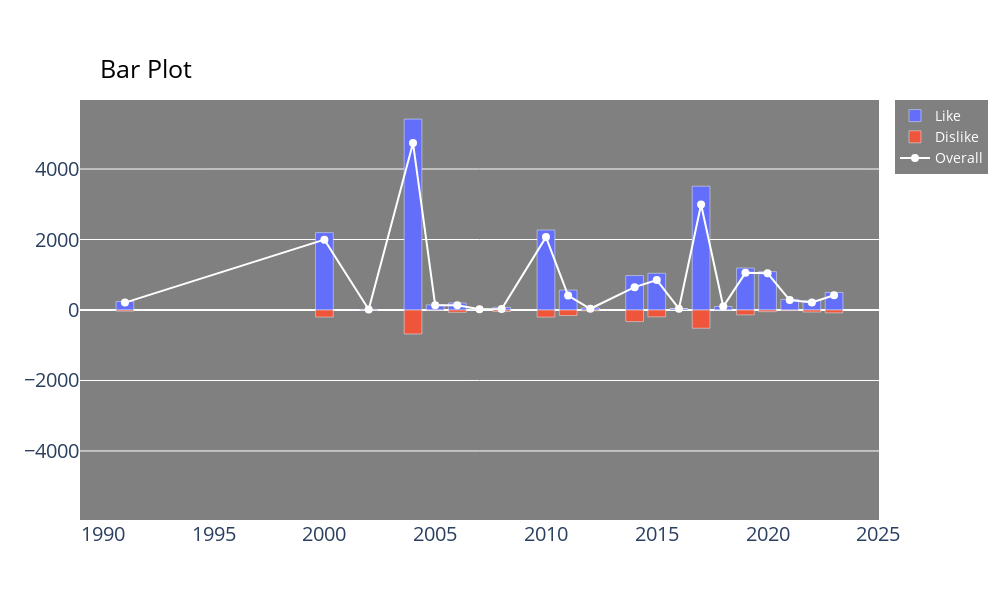

Write notebook code for a chart like this one.
### Code cell
# 긍부정 트랜드
df_sentiment = df_result.copy()
df_sentiment.Like = df_sentiment.Like.apply(lambda x: 1 if x > 0 else 0)
df_sentiment.Dislike = df_sentiment.Dislike.apply(lambda x: -1 if x > 0 else 0)
df_sent_time = df_sentiment.groupby('Opening')[['Like', 'Dislike']].sum()
plot_bar(df_sent_time, summation=True, save_local=False)

### Figure 1 — Plotly figure (JSON) as saved in the notebook; plotly's stock layout.template omitted (floating-point values rounded to 4 significant figures)
{"data": [{"name": "Like", "type": "bar", "x": [1991, 2000, 2002, 2004, 2005, 2006, 2007, 2008, 2010, 2011, 2012, 2014, 2015, 2016, 2017, 2018, 2019, 2020, 2021, 2022, 2023], "y": [241, 2196, 19, 5417, 146, 198, 19, 73, 2270, 564, 57, 977, 1042, 36, 3513, 99, 1191, 1089, 299, 272, 498]}, {"name": "Dislike", "type": "bar", "x": [1991, 2000, 2002, 2004, 2005, 2006, 2007, 2008, 2010, 2011, 2012, 2014, 2015, 2016, 2017, 2018, 2019, 2020, 2021, 2022, 2023], "y": [-31, -200, -5, -680, -8, -66, 0, -43, -202, -156, -22, -329, -194, 0, -518, -2, -137, -47, -16, -58, -80]}, {"marker": {"color": "white", "size": 8}, "mode": "lines+markers", "name": "Overall", "type": "scatter", "x": [1991, 2000, 2002, 2004, 2005, 2006, 2007, 2008, 2010, 2011, 2012, 2014, 2015, 2016, 2017, 2018, 2019, 2020, 2021, 2022, 2023], "y": [210, 1996, 14, 4737, 138, 132, 19, 30, 2068, 408, 35, 648, 848, 36, 2995, 97, 1054, 1042, 283, 214, 418]}], "layout": {"barmode": "relative", "font": {"size": 20}, "height": 600, "legend": {"bgcolor": "grey", "font": {"color": "white", "size": 14}}, "plot_bgcolor": "grey", "title": {"font": {"color": "black", "size": 25}, "text": "Bar Plot", "x": 0.1, "y": 0.9}, "width": 1000, "yaxis": {"range": [-5959.0, 5959.0]}}}
